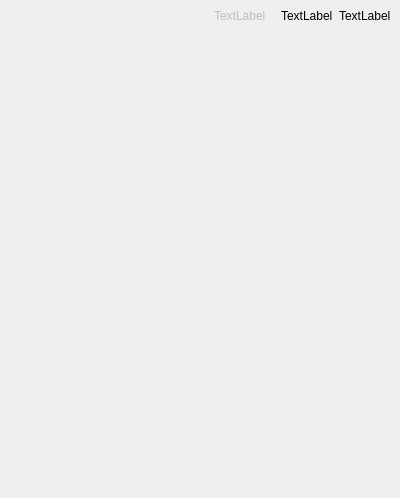
<?xml version="1.0" encoding="UTF-8"?>
<ui version="4.0">
 <class>ZzzReplyInspector</class>
 <widget class="QWidget" name="ZzzReplyInspector">
  <property name="geometry">
   <rect>
    <x>0</x>
    <y>0</y>
    <width>400</width>
    <height>498</height>
   </rect>
  </property>
  <property name="windowTitle">
   <string>Form</string>
  </property>
  <layout class="QVBoxLayout" name="verticalLayout_2">
   <property name="spacing">
    <number>0</number>
   </property>
   <property name="leftMargin">
    <number>0</number>
   </property>
   <property name="topMargin">
    <number>0</number>
   </property>
   <property name="rightMargin">
    <number>0</number>
   </property>
   <property name="bottomMargin">
    <number>0</number>
   </property>
   <item>
    <layout class="QHBoxLayout" name="horizontalLayout_3">
     <property name="spacing">
      <number>6</number>
     </property>
     <item>
      <spacer name="horizontalSpacer">
       <property name="orientation">
        <enum>Qt::Horizontal</enum>
       </property>
       <property name="sizeHint" stdset="0">
        <size>
         <width>40</width>
         <height>20</height>
        </size>
       </property>
      </spacer>
     </item>
     <item>
      <widget class="QLabel" name="timingsLabel">
       <property name="enabled">
        <bool>false</bool>
       </property>
       <property name="text">
        <string notr="true">TextLabel</string>
       </property>
      </widget>
     </item>
     <item>
      <widget class="QWidget" name="statusCodeWidget" native="true">
       <layout class="QHBoxLayout" name="horizontalLayout_4">
        <item>
         <widget class="QLabel" name="statusCodeLabel">
          <property name="text">
           <string notr="true">TextLabel</string>
          </property>
         </widget>
        </item>
        <item>
         <widget class="QLabel" name="statusTextLabel">
          <property name="text">
           <string notr="true">TextLabel</string>
          </property>
         </widget>
        </item>
       </layout>
      </widget>
     </item>
    </layout>
   </item>
   <item>
    <layout class="QHBoxLayout" name="horizontalLayout">
     <property name="spacing">
      <number>0</number>
     </property>
     <item>
      <widget class="QWidget" name="widget" native="true">
       <layout class="QVBoxLayout" name="verticalLayout">
        <property name="spacing">
         <number>0</number>
        </property>
        <property name="leftMargin">
         <number>0</number>
        </property>
        <property name="topMargin">
         <number>0</number>
        </property>
        <property name="rightMargin">
         <number>0</number>
        </property>
        <property name="bottomMargin">
         <number>0</number>
        </property>
        <item>
         <layout class="QVBoxLayout" name="buttonsLayout"/>
        </item>
        <item>
         <spacer name="verticalSpacer">
          <property name="orientation">
           <enum>Qt::Vertical</enum>
          </property>
          <property name="sizeHint" stdset="0">
           <size>
            <width>20</width>
            <height>40</height>
           </size>
          </property>
         </spacer>
        </item>
       </layout>
      </widget>
     </item>
     <item>
      <widget class="QStackedWidget" name="stackedWidget"/>
     </item>
    </layout>
   </item>
  </layout>
 </widget>
 <resources/>
 <connections/>
</ui>
